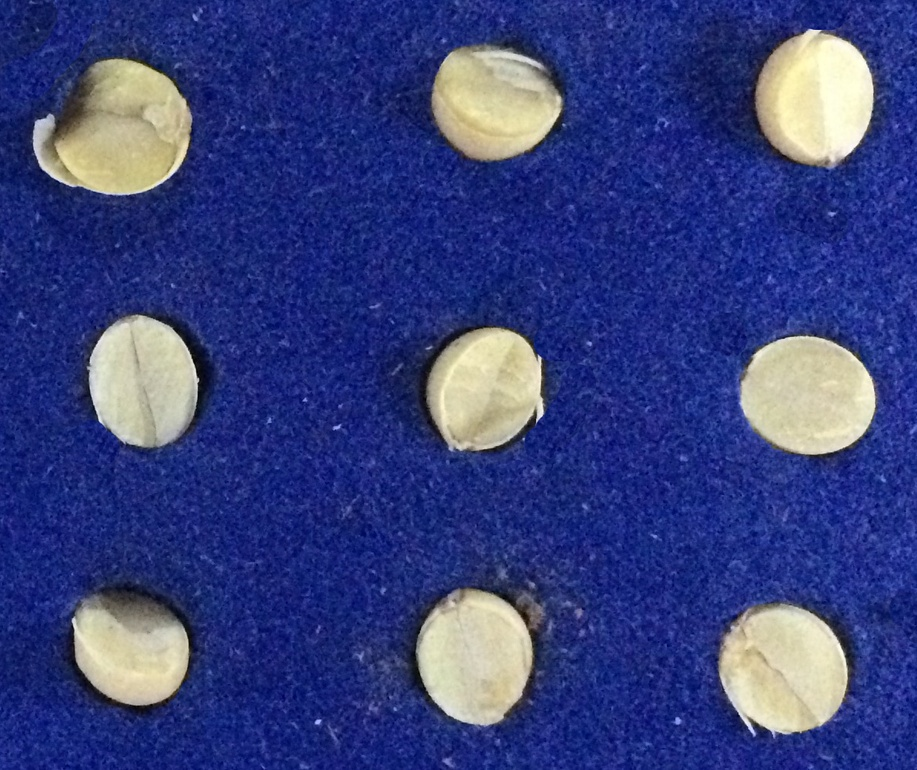
#> input picture fotos_placas/IMG_4495_2.JPG, 917 x 770 px, shrunk from 1196 x 1004 before the run, found by its file name
$ python main.py
#> lines starting #> are read from the running program, lines starting #| are printed output that depends on the picture; after the words box and inside, x2 and y2 are one past the last pixel; in counts of white or black regions, pixels touching at a corner belong together; long printed decimals are rounded
# projeto SoluSoja

from skimage import io
from skimage import color
import numpy as np
import matplotlib.pyplot as plt
from skimage.morphology import closing,disk
import cv2


def main():
    # carregar imagem
    img = io.imread('E:/workspaces/workspacePYCharm/DevAgri/fotos_placas/IMG_4495_2.jpg')
#> img is the input picture: shape (770, 917, 3); mean R, G, B 55.7, 65.8, 127.4

    # converter de RGB para HSV
    imgHsv = color.rgb2hsv(img)
#> imgHsv: shape (770, 917, 3) float64; mean of channels 0, 1, 2 0.566, 0.675, 0.522

    # copia img original RGB para imgRgb
    imgRgb = np.copy(img)

    # imgRgb é a máscara com a soja na imagem
    for i in range(img.shape[0]):
        for j in range(img.shape[1]):
            # intervalo no espaço de cor HSV em que segmentamos o grão
            if imgHsv[i,j,0] > 0.5:
                if imgHsv[i,j,0] < 0.8:
                    imgRgb[i,j] = 0.0
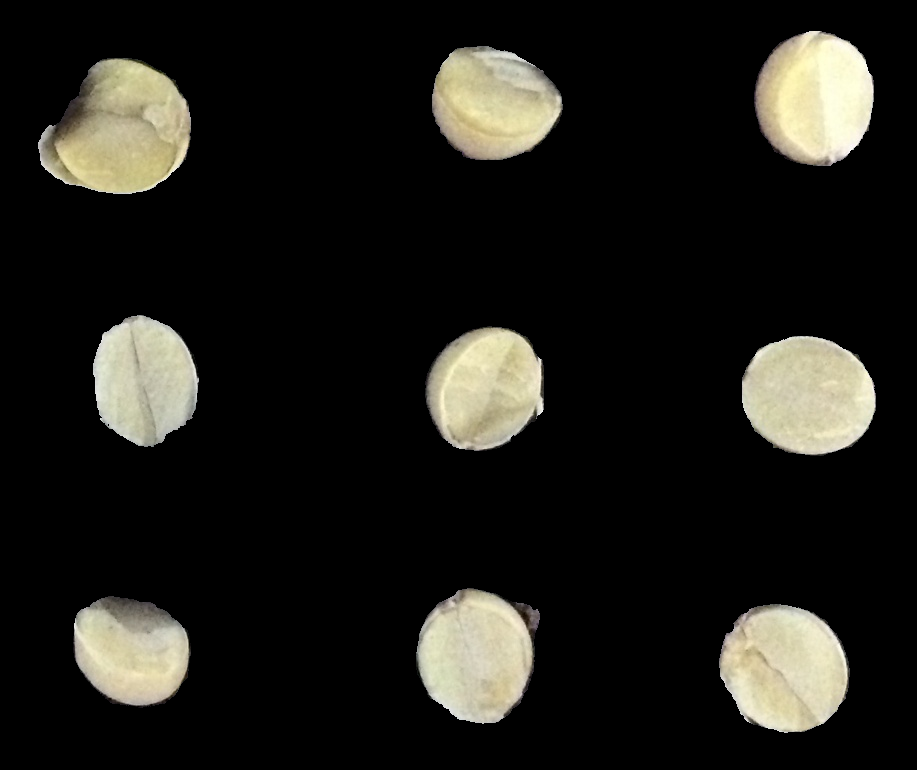
#> imgRgb: shape (770, 917, 3); mean R, G, B 31.6, 30.6, 25.8

    # converter para escala de cinza
    imgGray = color.rgb2gray(imgRgb)
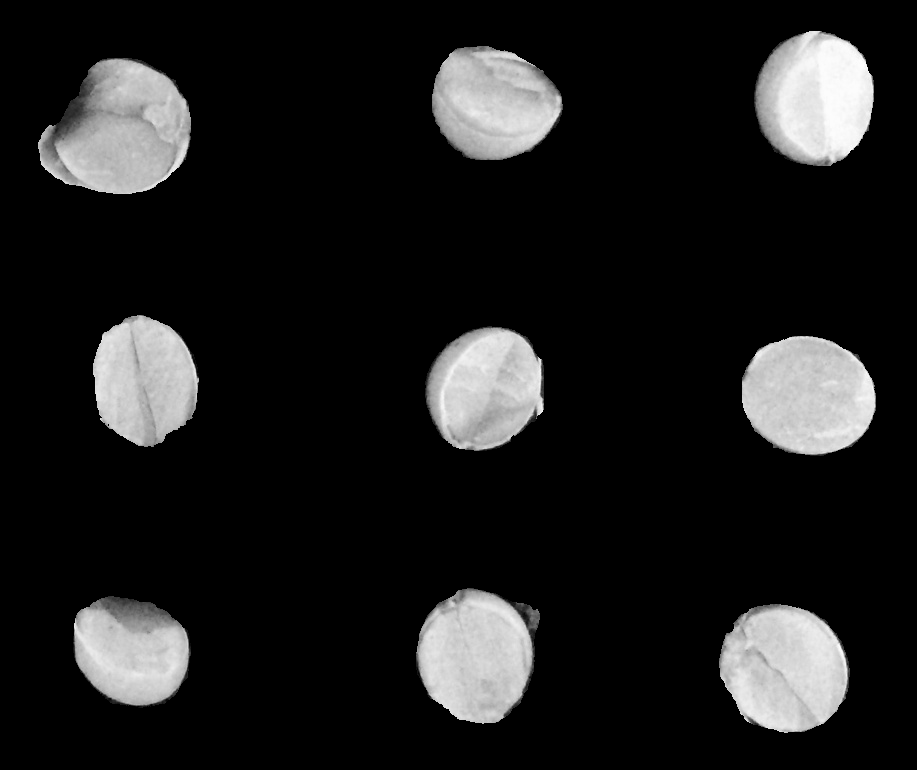
#> imgGray: shape (770, 917) float64; min 0, max 0.999, mean 0.12

    # máscara de fundo
    imgBack = np.zeros((imgGray.shape))
    for i in range(img.shape[0]):
        for j in range(img.shape[1]):
            if imgGray[i,j] > 0.0:
                imgBack[i,j] = 1.0
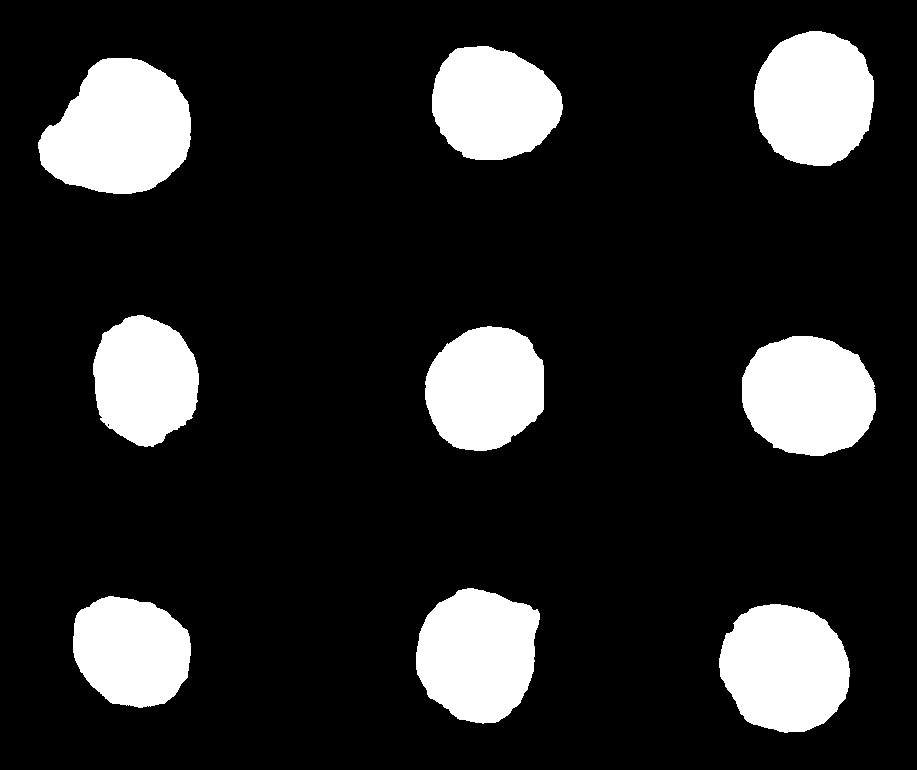
#> imgBack: shape (770, 917) float64; values 0 (black) and 1 (white), 15.7% white; 9 white regions, largest, box (x1, y1, x2, y2) and area: (38, 58, 191, 194) 15279, (719, 604, 850, 733) 13081, (416, 588, 540, 724) 12848

    # binarizar a imagem
    ret, imgBin = cv2.threshold(imgGray, 0.5, 1.0, cv2.THRESH_BINARY)
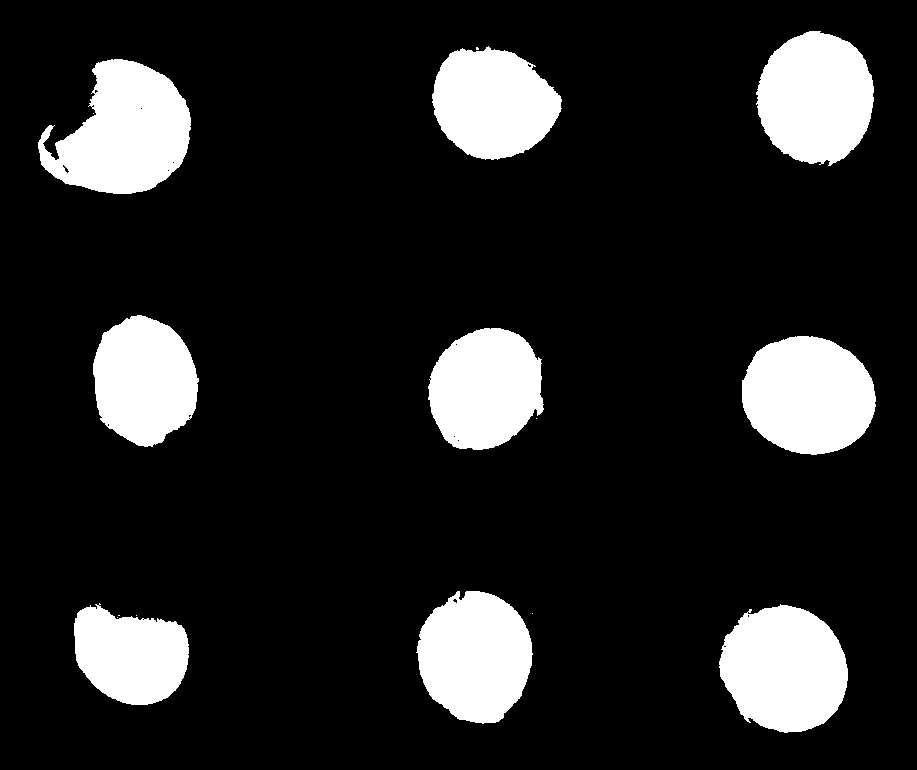
#> imgBin: shape (770, 917) float64; values 0 (black) and 1 (white), 14.6% white; 16 white regions (7 under 20 px), largest, box (x1, y1, x2, y2) and area: (38, 59, 191, 194) 13417, (719, 604, 848, 733) 12653, (742, 336, 876, 455) 12473

    # operação de fechamento morfológico para remoção de ruídos na imagem
    imgMorph = closing(imgBin,disk(2))
#> imgMorph: shape (770, 917) float64; values 0 (black) and 1 (white), 14.7% white; 11 white regions (2 under 20 px), largest, box (x1, y1, x2, y2) and area: (38, 59, 191, 194) 13477, (719, 604, 848, 733) 12686, (742, 336, 876, 455) 12475

    # subtração da imagem de fundo pela gerada pela morfologia matemática
    imgSub = imgBack - imgMorph
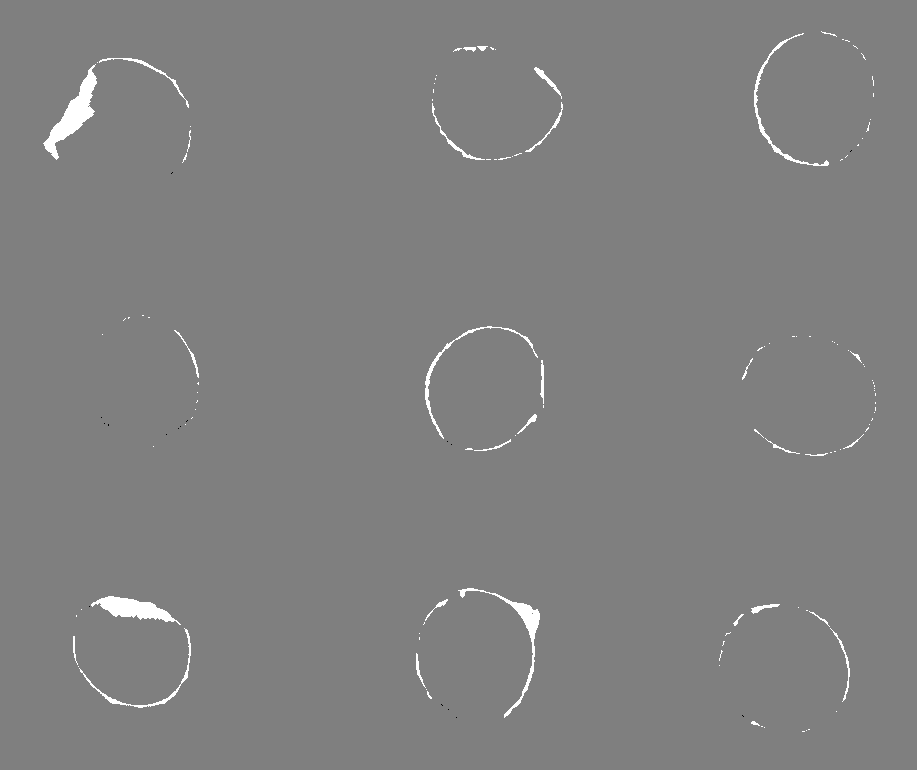
#> imgSub: shape (770, 917) float64; min -1, max 1, mean 0.0104; drawn with min black and max white

    # mostrar a área
    area_total = np.sum(imgBack)
#> area_total = 110980
    print('Área total: ',area_total)
#| Área total:  110980.0
    area_boa = np.sum(imgMorph)
#> area_boa = 103608
    print('Área boa: ',area_boa)
#| Área boa:  103608.0
    print('Área fermentada: ',area_total-area_boa)
#| Área fermentada:  7372.0
    print('% fermentado: ',((area_total-area_boa)/area_total)*100)
#| % fermentado:  6.643

    # impressão das imagens
    titles = ['ORIGINAL','GRAY','SUB','MORPH','FUNDO','BINARIA']
    images = [img,imgGray,imgSub,imgMorph,imgBack,imgBin]

    plt.subplot(2,3,1), plt.imshow(images[0],'gray')
    plt.title(titles[0])
    plt.subplot(2,3,2),plt.imshow(images[1],'gray')
    plt.title(titles[1])
    plt.subplot(2,3,3), plt.imshow(images[2],'gray')
    plt.title(titles[2])
    plt.subplot(2,3,3), plt.imshow(images[2],alpha=0.5)
    plt.subplot(2,3,4), plt.imshow(images[3],'gray')
    plt.title(titles[3])
    plt.subplot(2,3,5), plt.imshow(images[4],'gray')
    plt.title(titles[4])
    plt.subplot(2,3,6), plt.imshow(images[5],'gray')
    plt.title(titles[5])

    plt.show()


main()
